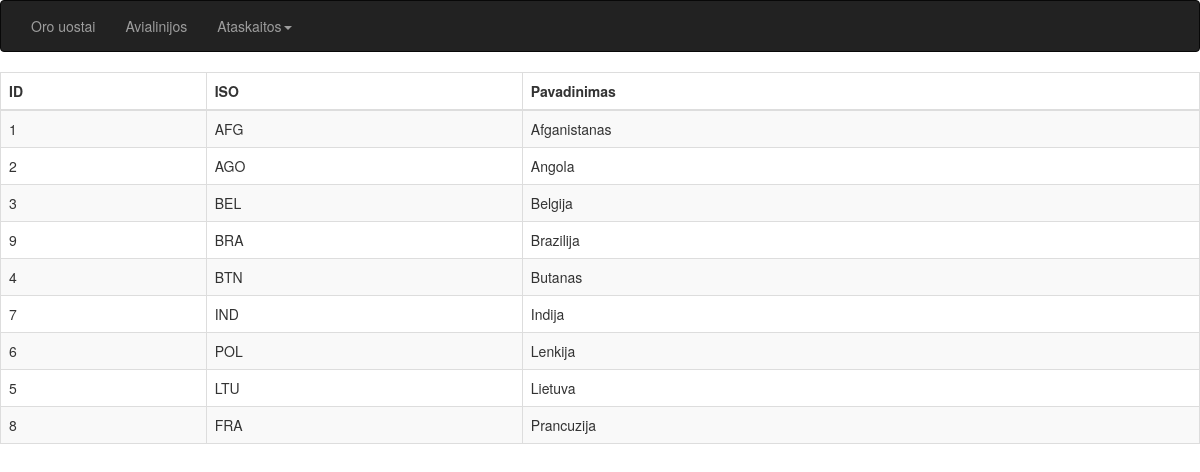
Screenshot of /novaturas_uzduotis/reports.php?action=1 with the database file from the repository.
### tables this page shows
CREATE TABLE `salis` (
  `id` int(11) NOT NULL,
  `iso` varchar(5) NOT NULL,
  `pavadinimas` varchar(32) NOT NULL
);

### novaturas_uzduotis/includes/functions.php (called while the page is built, shortened)
<?php
    function test_input($data){
        $data = trim($data);
        $data = stripslashes($data);
        $data = htmlspecialchars($data, ENT_QUOTES);
        return $data;
    }
?>

### novaturas_uzduotis/reports.php (the view, shortened to what this page needs)
<!DOCTYPE html>
<html>
    <head>
        <link rel="stylesheet" href="https://maxcdn.bootstrapcdn.com/bootstrap/3.4.0/css/bootstrap.min.css">
        <link rel="stylesheet" href="./includes/style.css">
    </head>
    <body>
        <nav class="navbar navbar-inverse">
            <div class="container-fluid">
                <ul class="nav navbar-nav">
                    <li><a href="index.php">Oro uostai</a></li>
                    <li><a href="airlines.php">Avialinijos</a></li>
                    <li class="dropdown" class="active">
                        <a href="#" class="dropdown-toggle" data-toggle="dropdown">Ataskaitos<b class="caret"></b></a>
                    </li>
                </ul>
            </div>
        </nav>
        <?php
require_once('./includes/dbconnect.php');
include('./includes/functions.php');
$action = filter_var(test_input($_GET["action"]), FILTER_SANITIZE_NUMBER_INT);
if (filter_var($action, FILTER_VALIDATE_INT))
{
    switch($action)
    {
        case 1:
            $atrinkti = array();
            $sql = "SELECT id FROM salis ORDER BY pavadinimas";
            if ($result=$mysqli->query($sql))
            {
                if ($result->num_rows >0)
                {
                    while ($row = $result->fetch_assoc())
                    {
                        $poz = true;
                        $salis_id = $row['id'];
                        if ($poz) array_push($atrinkti, $salis_id);
                    }
                }
            }
            echo "<table class='table table-bordered table-striped'>";
            echo "<thead>";
            echo "<tr>";
            echo "<th>ID</th>";
            echo "<th>ISO</th>";
            echo "<th>Pavadinimas</th>";
            echo "</tr>";
            echo "</thead>";
            echo "<tbody>";
            foreach ($atrinkti as $salis)
            {
                $salis = filter_var(test_input($salis), FILTER_SANITIZE_NUMBER_INT);
                if (filter_var($salis, FILTER_VALIDATE_INT))
                {
                    $sql = "SELECT * FROM salis WHERE id = ?";
                    if ($stmt=$mysqli->prepare($sql))
                    {
                        $stmt->bind_param("i", $salis);
                        if ($stmt -> execute())
                        {
                            $result = $stmt->get_result();
                            if ($result->num_rows >0)
                                {
                                    while ($row = $result->fetch_array()){
                                        echo "<tr>";
                                        echo "<td>".$row[0]."</td>";
                                        echo "<td>".$row[1]."</td>";
                                        echo "<td>".$row[2]."</td>";
                                        echo "</tr>";
                                    }
                                }
                        }
                        else error();
                    }
                    else error();
                }
                else error();
            }
            echo "</tbody>";
            echo "</table";
            break;
    }
}
else error();
?>
    </body>
</html>

### rows the page displays
salis: id "1", iso "AFG", pavadinimas "Afganistanas"
salis: id "2", iso "AGO", pavadinimas "Angola"
salis: id "3", iso "BEL", pavadinimas "Belgija"
salis: id "9", iso "BRA", pavadinimas "Brazilija"
salis: id "4", iso "BTN", pavadinimas "Butanas"
salis: id "7", iso "IND", pavadinimas "Indija"
salis: id "6", iso "POL", pavadinimas "Lenkija"
salis: id "5", iso "LTU", pavadinimas "Lietuva"
salis: id "8", iso "FRA", pavadinimas "Prancuzija"
